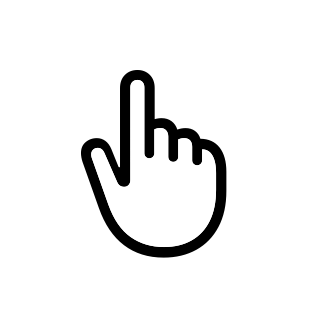
#> input picture assets/cursor-hand-macos.png, 320 x 320 px
$ python -i helpdesk-image.py   (imports and definitions only)
#> lines starting #> are read from the running program, lines starting #| are printed output that depends on the picture
#!/usr/bin/env python3
"""Post-process helpdesk screenshots into polished article images.

Takes a raw screenshot and produces a consistent, horizontal image with:
- Grid-pattern canvas sized to the card (canvas width tracks screenshot width,
  capped at CANVAS_WIDTH)
- White rounded card with subtle drop shadow
- Optional macOS cursor overlay (arrow or hand)
- Optional highlight effects (outline / spotlight / blur=Soften / redact / lens)
- Clean, consistent output every time

Dependencies: Pillow (hard requirement, fatal if missing) and numpy (required
for the "lens" highlight only). Set both up per the suite README:
    .venv/bin/pip install pillow numpy
Without numpy a lens renders as a plain magnifier and the run reports the
downgrade — see "Degraded-render reporting" below — but never crashes.

Usage:
    helpdesk-image.py <input> [output] [--cursor X,Y] [--hand] [--round N]
    helpdesk-image.py <input_dir> [output_dir] [--cursor-map FILE] [--round N]
    helpdesk-image.py --pair <left> <right> <output> [--cursor X,Y] [--cursor2 X,Y]
    helpdesk-image.py --doc raw/shots.json [output_dir] [--round N]
    helpdesk-image.py --doc raw/shots.json --shot <filename> [--json]

Examples:
    helpdesk-image.py raw/screenshot.png final/screenshot.png
    helpdesk-image.py raw/screenshot.png final/screenshot.png --cursor 450,320 --round 36
    helpdesk-image.py raw/ final/ --cursor-map raw/cursors.json --round 36
    helpdesk-image.py --pair raw/left.png raw/right.png final/combined.png --round 36
    helpdesk-image.py --doc raw/shots.json --round 36
    helpdesk-image.py --doc raw/shots.json --shot leads-assign-click.png --json

Cursor coordinates are relative to the raw screenshot as captured (before any
`crop`; before the INSET edge crop; before --scale2x upscaling if used).
Highlight rects use the same frame and MAY sit partly outside it — see EDGE
BLEED below.

cursors.json format for --cursor-map (per-file, omitted files get no cursor):
    {
      "leads-assign-click.png": {"cursor": [450, 320]},
      "leads-pick-agent.png":   {"cursor": [512, 208], "type": "hand"}
    }

shots.json format for --doc (shared document with Helpdesk Studio; see
docs/superpowers/specs/2026-07-15-helpdesk-studio-design.md):
    {
      "revision": 42,
      "shots": {
        "leads-assign-click.png": {
          "crop": [120, 80, 1680, 940],
          "cursor": { "pos": [450, 320], "type": "hand" },
          "highlights": [
            {
              "rect": [400, 280, 220, 90],
              "style": "outline",
              "thickness": 3,
              "color": "blue",
              "dash": "solid"
            }
          ]
        }
      }
    }
`crop` is [x, y, w, h] in raw-pixel coordinates, applied before everything
else. `cursor` and `highlights[].rect` are raw-relative (pre-crop); they are
translated into the cropped image's coordinate space automatically.
`highlights[].style` is one of "outline" | "spotlight" | "blur" | "redact" |
"lens" ("blur" is the stored id for the Soften style; "redact" is the locked
guaranteed-unreadable pixelation device — no knobs). "lens" is a glass
magnifier: a rounded-rect slab that magnifies the page content under it about
the rect centre, with refraction confined to a thin edge band, plus chromatic
aberration, a content lift, a cool tint, a specular bevel, a top-biased
hairline border and an analytic two-lobe drop shadow. It is purely local —
nothing outside rect ⊕ 66px is touched.

EVERY highlight style here is one half of a two-implementation contract: the
studio's browser preview (Helpdesk Studio's src/app/shot-studio/ShotCanvas.tsx
plus src/app/shot-studio/highlight-style.ts) is an independent transcription
of the same recipe, and the two must stay in near byte-parity. Change one,
change the other — for lens in particular the shared normative recipe (SDF,
gradient, bilinear sampler, cosmetic constants) lives in the design spec and
both sides transcribe it literally.

HIGHLIGHT ORDERING CONTRACT (the one place preview and bake legitimately
differ). Highlights bake in array order onto a RUNNING COMPOSITE, so a "lens"
magnifies whatever is already there — including every highlight EARLIER in the
same shot's array. The studio preview instead paints each highlight as its own
layer over the pristine raw PNG, and its lens canvas always samples that
pristine raster. The two therefore disagree exactly when an earlier highlight
overlaps a lens's sampling footprint (the rect shrunk by 1/lensZoom about its
centre — or grown, when lensZoom < 1). Example: [spotlight, lens] bakes a lens
full of spotlight-dimmed pixels, while the preview shows it undimmed.
    Rule: put lens highlights FIRST in the array, or keep them clear of the
    highlights before them, and the two agree exactly.
    Python is deliberately the composite-sampling side and must stay that way:
    a lens dropped on top of a "redact" must magnify the pixelation, never
    reach behind it and un-redact the content.

EDGE BLEED. Highlights bake onto the FINISHED CANVAS (see place_card), not into
the screenshot, so an effect on a UI element flush with the edge of the capture
keeps its whole shape and overhangs into the card padding instead of being
clamped mid-effect. What shows behind the overhang is the page — grid, card
corner, drop shadow — and a lens genuinely magnifies it. The budget is
CARD_PADDING px on every side; past that the canvas edge clamps again, and the
studio keeps rects inside the budget (highlight-style.ts's
highlightBleedMargin) so the canvas never has to grow.
    Second legitimate preview/bake difference, and it lives here: inside the
    overhang the studio has only the raw PNG to sample, so its lens clamps to
    the raw's edge pixels while this bake magnifies the real page behind the
    card. Geometry, position and radius agree; those overhang pixels do not.

LENS SOURCE RESOLUTION. A lens is the one effect that magnifies, so it is the
one effect that still wants the detail fit_to_width throws away: on a 3360px
capture reduced to a 1680px card, magnifying the card at lensZoom 1.6 resolved
the glass to 0.5/1.6 of the raw's sampling rate, and the bake read visibly
blurrier than the studio preview, which gathers from the full-resolution PNG
(Max, 2026-08-22). The content gather therefore reads the raw, prefiltered to
the density it is about to ask for (_lens_hires_patch). Only the pixels inside
the glass move; coverage, refraction, bevel, border and shadow all stay in
renderer space, and the two cases above both opt back out to the canvas, so
neither contract is weakened.

Optional per-highlight style overrides (Highlight Settings v2 — see the suite
repo's docs/superpowers/specs/2026-07-18-highlight-settings-v2-design.md).
Absent fields fall back to the fixed v1 HIGHLIGHT_STYLE constants, so an
existing doc with none of these renders byte-identically. Numeric values are
passed through UNCLAMPED (the studio's unbounded numeric inputs store what
was typed); this renderer coerces at draw time only where the raster API
physically requires it (integer stroke widths for PIL, alpha clamped 0-255,
negative radii treated as 0):
  - "thickness" (outline only): stroke width in px at 2x scale. Default 3.
  - "color" (outline only): one of "blue" | "red" | "amber" | "green" |
    "indigo" (see HIGHLIGHT_COLOR_RGB). Default "blue". Indigo alone tints
    its glow with INDIGO_GLOW_RGB.
  - "dash" (outline only): "solid" | "dashed". Default "solid".
  - "cornerRadius" (outline only): rounded-corner radius in px at 2x scale.
    Default 10.
  - "glowSize" (outline only): soft outer-glow size (gaussian blur radius)
    in px at 2x scale. 0 = crisp stroke, no glow pass at all. Default: the
    v1 fixed glow (blur 10, alpha 110 — identical to an explicit 10).
  - "dimStrength" (spotlight only): dim strength as a percent (0-100).
    Default 25 (dim_alpha 64/255).
  - "feather" (spotlight only): soft radial falloff — gaussian blur of the
    cutout hole mask — in px at 2x scale. Default 0 (v1 hard cutout).
  - "contactShadow" (spotlight only): true adds the fixed-parameter lift
    shadow (black, blur 20, y-offset 8, alpha 90/255, outside the region
    mask, under the dim layer). Default off. No sub-knobs.
  - "spotlightRadius" (spotlight only): cutout corner radius in px at 2x
    scale. Default 10 — HIGHLIGHT_STYLE.spotlight.radius, the shared global
    geometry radius that also rounds the Soften and Redact masks. Spotlight
    is the only one of the three with a per-highlight override; the other
    two still read the constant.
  - "blurRadius" (blur/Soften only): blur radius in px at 2x scale.
    Default 12.
  - "maskFeather" (blur/Soften only): mask edge feather in px at 2x scale,
    fading the blurred region into the sharp surroundings through a rounded
    (radius 10) mask. Default 0 (v1 hard rectangle).
  - "redact" has no fields: cell size is locked at
    max(28, floor(min(w, h) / 8)) px — box-average down, nearest-neighbor
    up, composited through a rounded (radius 10) mask.
  - "lensZoom" (lens only): magnification about the rect centre. Default 1.4.
    Clamped to [0.2, 8.0] at draw time (the remap must stay well-formed).
  - "lensRadius" (lens only): corner radius of the glass slab in px at 2x.
    Default 28. Independent of "cornerRadius" (which is outline-only), and
    floored at the band width B — so 0 renders a ~6px corner, not a razor
    corner. That floor is intentional; see draw_lens_highlight.
  - "lensRefraction" (lens only): edge-bend strength as a percent of the
    designed maximum, 0-100 in the UI. Default 65. Clamped to [0, 150] at
    draw time; above ~108 the remap would fold.
  Lens is a v2-native style (no v1 look to reproduce), so its absent-field
  defaults are identical to the studio's UI defaults.
"""

import argparse
import json
import math
import sys
import time
from pathlib import Path

try:
    from PIL import Image, ImageChops, ImageDraw, ImageFilter, ImageOps
except ImportError:
    sys.exit("Pillow is not installed. Run: .venv/bin/pip install Pillow "
             "(or use .venv/bin/python to run this script)")

try:
    import numpy as np
except ImportError:
    # numpy is a REQUIRED dependency of the venv this script is meant to run
    # in (README "First-time setup": .venv/bin/pip install pillow numpy) — the
    # "lens" highlight cannot be rendered faithfully without it. It is guarded
    # rather than fatal only so the other four styles keep working under a bare
    # python3; a lens then degrades to a plain magnifier (see
    # draw_lens_highlight) and that degradation is REPORTED, not silent — see
    # _note_degradation below and the "degraded" key in the --json result.
    np = None

# ---------------------------------------------------------------------------
# Degraded-render reporting
# ---------------------------------------------------------------------------
# A "degradation" is a render that SUCCEEDED (PNG written, exit 0, --json
# {"ok": true}) but did not produce the recipe the studio preview shows. The
# only case today is the lens highlight's no-numpy fallback. Because the exit
# code and "ok" flag cannot express it, this list is the channel that tells the
# caller the pixels are not the real thing: it is echoed into the --json result
# as "degraded" (the studio surfaces it as a warning toast) and printed as a
# WARNING in human mode.
_DEGRADATIONS = []


# [29 lines left out: functions _note_degradation, _take_degradations, _print_degradation_summary, not called in this run]

# ---------------------------------------------------------------------------
# Constants (all values at 2x device scale)
# ---------------------------------------------------------------------------
CANVAS_WIDTH = 1800          # Max canvas width (900 CSS px)
CANVAS_BG = (210, 210, 210)  # #D2D2D2
GRID_SPACING = 48            # Grid cell size (24 CSS px, tight subtle pattern)
GRID_COLOR = (175, 175, 175) # Grid lines
GRID_OPACITY = 0.30          # Subtle but visible grid lines

CARD_PADDING = 60            # Canvas edge to card (30 CSS px)
CARD_RADIUS = 24             # Card corner radius (12 CSS px)
CARD_SHADOW_BLUR = 24        # Shadow blur radius
CARD_SHADOW_OPACITY = 20     # Shadow alpha (0-255)
CARD_SHADOW_OFFSET_Y = 6     # Shadow vertical offset

INSET = 8                    # Crop from screenshot edges (4 CSS px)

CURSOR_SIZE = 200            # Cursor height at 2x (clearly visible in articles, no extra shadow needed)
CURSOR_HOTSPOT_ARROW = (5, 5)      # Arrow tip offset (from AppKit NSCursor.arrow hotSpot)
CURSOR_HOTSPOT_HAND = (85, 44)     # Hand fingertip offset at 200px render height (measured via PIL)

PAIR_GAP = 24                # Gap between cards in pair mode (12 CSS px)

SUPERSAMPLE = 4              # Anti-aliasing factor

# Inputs narrower than this (after inset) were probably captured at 1x
LIKELY_1X_WIDTH = 1000

# Highlight effects (Kite.video-style attention callouts). All pixel values
# at 2x device scale, same convention as the rest of this file. One place to
# restyle the whole back-catalog. Every value here is also the *default* a
# per-highlight override (thickness/color/dash/dimStrength/blurRadius in
# shots.json) falls back to when unset — see shot_spec_to_args and Helpdesk
# Studio's src/app/shot-studio/highlight-style.ts, which must stay in sync.
HIGHLIGHT_STYLE = {
    "outline": {
        "color": (31, 84, 222),   # #1F54DE brand blue
        "stroke_width": 3,        # ~3px at 2x
        "radius": 10,             # ~10px at 2x
        "glow_blur": 10,          # gaussian blur radius for the outer glow
        "glow_alpha": 110,        # 0-255, glow opacity
        "dash": "solid",          # "solid" | "dashed"
    },
    "spotlight": {
        "dim_alpha": 64,          # ~25% black (0.25 * 255 ≈ 64)
        # Cutout corner radius. ABSENT-FIELD DEFAULT ONLY — do not raise it to
        # restyle new spotlights; that is what the per-highlight
        # "spotlightRadius" override and the studio's STYLE_UI_DEFAULTS are
        # for. Moving this number re-rounds every spotlight ever exported.
        "radius": 10,
    },
    "blur": {
        "radius": 12,             # ~12px at 2x
    },
    "redact": {
        "radius": 10,             # rounded mask, same global geometry
        "min_cell": 28,           # px at 2x — at/above typical UI glyph height
        "cell_divisor": 8,        # min(w, h) / 8 keeps large regions coarse
    },
    # Lens: flat rounded-rect glass slab, uniform interior magnification with
    # refraction confined to an edge band. Kept in sync with the studio's
    # src/app/shot-studio/highlight-style.ts and ShotCanvas's LensPreview —
    # the TS preview is an independent transcription of the same recipe.
    # Every absolute length below is in renderer px and is multiplied by the
    # scale scalar S at draw time (S = 1.0 here, because highlights are baked
    # against the already-cropped/scaled image; the browser uses previewUnit()).
    "lens": {
        # --- the three per-highlight knobs (absent-field defaults) ---
        "zoom": 1.4,             # magnification about the rect centre
        "radius": 28,            # corner radius, px at 2x
        "refraction": 65,        # 0-100, percent of the designed max bend
        # --- locked geometry ---
        "band_of_radius": 0.55, "band_min": 6.0, "band_max_frac": 0.18,
        "bend_gain": 0.42,      "bend_exp": 2.2, "bevel_frac": 0.50,
        # --- locked cosmetics ---
        "border_w": 2.0,        "border_a_base": 0.18, "border_a_top": 0.42,
        "ca_max": 1.6,
        "lift_bright": 1.03,    "lift_sat": 1.08,
        "luma": (0.213, 0.715, 0.072),
        "tint": (0.9948, 0.9983, 1.0070),
        "light_dir": (-0.70710678118, -0.70710678118),
        "bevel_light": 0.28,    "bevel_dark": 0.14,
        # Deliberately shallow (Max, 2026-08-17): the lens must read as a thin
        # flat pane of glass sitting ON the page, not as a slab lifted off it.
        # Mirrors SHADOW_* in lens-recipe.ts — the two are ONE recipe.
        "shadow_dy1": 2.0,  "shadow_sig1":  8.0, "shadow_a1": 0.10,
        "shadow_dy2": 1.0,  "shadow_sig2":  2.0, "shadow_a2": 0.08,
    },
}

# Curated outline color palette (matches the studio's on-system swatches —
# see HIGHLIGHT_COLOR_HEX in highlight-style.ts). Keyed by the shots.json
# "color" value.
HIGHLIGHT_COLOR_RGB = {
    "blue": (31, 84, 222),    # #1F54DE — same as HIGHLIGHT_STYLE.outline.color
    "red": (239, 67, 67),     # #EF4343
    "amber": (234, 115, 58),  # #EA733A
    "green": (34, 197, 94),   # #22C55E
    "indigo": (62, 63, 163),  # #3E3FA3 — the Kite indigo-violet
}

# Indigo strokes glow in this soft violet tint (Kite's own halo treatment);
# every other color glows in its stroke color. Mirrors INDIGO_GLOW_HEX in
# highlight-style.ts.
INDIGO_GLOW_RGB = (88, 45, 139)   # #582D8B

# Upper bound on the lens's effective corner radius, as a fraction of the slab's
# SHORT side. Mirrored in lens-recipe.ts as LENS_RADIUS_MAX_FRAC. Strictly below
# 0.5, which is the capsule point. See draw_lens_highlight.
LENS_RADIUS_MAX_FRAC = 0.40

# Fixed contact-shadow parameters for the spotlight lift toggle (no knobs).
# Mirrors CONTACT_SHADOW_* in ShotCanvas.tsx.
CONTACT_SHADOW_BLUR = 20          # gaussian blur radius
CONTACT_SHADOW_OFFSET_Y = 8       # vertical offset
CONTACT_SHADOW_ALPHA = 90         # 0-255


# [54 lines left out: functions glow_alpha_for, create_grid_canvas, create_card_shadow, not called in this run]


# Upper bound on the spotlight cutout's corner radius, as a fraction of the
# region's SHORT side. Mirrored exactly in highlight-style.ts
# (SPOTLIGHT_RADIUS_MAX_FRAC / spotlightRadiusCap) — one rule, two languages,
# pinned by a test on each side.
#
# This replaced a flat `min(radius, w // 2, h // 2)`. That old bound was the
# degenerate one: at exactly half the short side a rounded rect IS a capsule, so
# the house-standard radius turned every small region into a pill while leaving
# large ones correct. Max asked for a radius "smart enough to either be slightly
# rounded or adjust to what is being highlighted" (2026-08-17); scaling the CAP
# with the region is that, and it needs no new field, no sentinel and no knob —
# the stored radius stays the operator's ceiling and the region decides how much
# of it can actually land.
#
# 0.25 is half the degenerate 0.5, so a capsule is unreachable by construction
# and the corner arc can never consume more than a quarter of the short side.
# With the 28 standard the cap only binds below a 112 px short side; above that
# the full 28 applies unchanged. Verified against the corpus: 0 of 14 existing
# spotlights render differently under this bound (they all resolve to 10, and
# 0.25 * 50 = 12.5 > 10 even for the smallest).
SPOTLIGHT_RADIUS_MAX_FRAC = 0.25


def spotlight_radius_cap(w, h):
    """Largest corner radius the spotlight cutout may use in a w x h region."""
    return math.floor(SPOTLIGHT_RADIUS_MAX_FRAC * min(w, h))


# [988 lines left out: functions create_rounded_mask, apply_rounded_corners, apply_crop, _clamp_rect, _rounded_rect_path, _draw_dashed_path and 15 more, not called in this run]


def load_screenshot(src_path, cursor_pos=None, scale2x=False, crop_rect=None, highlights=None):
    """Load a raw screenshot: EXIF-orient, optional crop, optional 2x upscale, inset crop.

    Returns (image, cursor_pos, highlights) with cursor_pos/highlight rects
    translated into the cropped image's coordinate space (inputs are
    relative to the raw capture, pre-crop).
    """
#> called with src_path = '../assets/cursor-hand-macos.png', scale2x = False
    img = Image.open(src_path)
#> img is the input picture: PIL image 320x320 RGBA; mean R, G, B, A 25.5, 25.5, 25.5, 41.5
    img = ImageOps.exif_transpose(img).convert("RGBA")

    if crop_rect is not None:
        img, cursor_pos, highlights = apply_crop(img, crop_rect, cursor_pos, highlights)

    if scale2x:
        img = img.resize((img.width * 2, img.height * 2), Image.LANCZOS)
        if cursor_pos is not None:
            cursor_pos = (cursor_pos[0] * 2, cursor_pos[1] * 2)
        if highlights:
            highlights = [{**h, "rect": [v * 2 for v in h["rect"]]} for h in highlights]

    if INSET > 0:
        ow, oh = img.size
#> ow = 320; oh = 320
        img = img.crop((INSET, INSET, ow - INSET, oh - INSET))
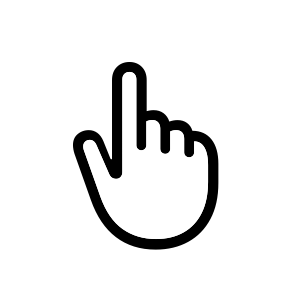
#> img: PIL image 304x304 RGBA; mean R, G, B, A 28.3, 28.3, 28.3, 46; transparent parts drawn white
        if cursor_pos is not None:
            cursor_pos = (cursor_pos[0] - INSET, cursor_pos[1] - INSET)
        if highlights:
            highlights = [
                {**h, "rect": [h["rect"][0] - INSET, h["rect"][1] - INSET, h["rect"][2], h["rect"][3]]}
                for h in highlights
            ]

    if img.width < LIKELY_1X_WIDTH and not scale2x:
#> (the run stopped early here; a loop or call above may not have finished)
